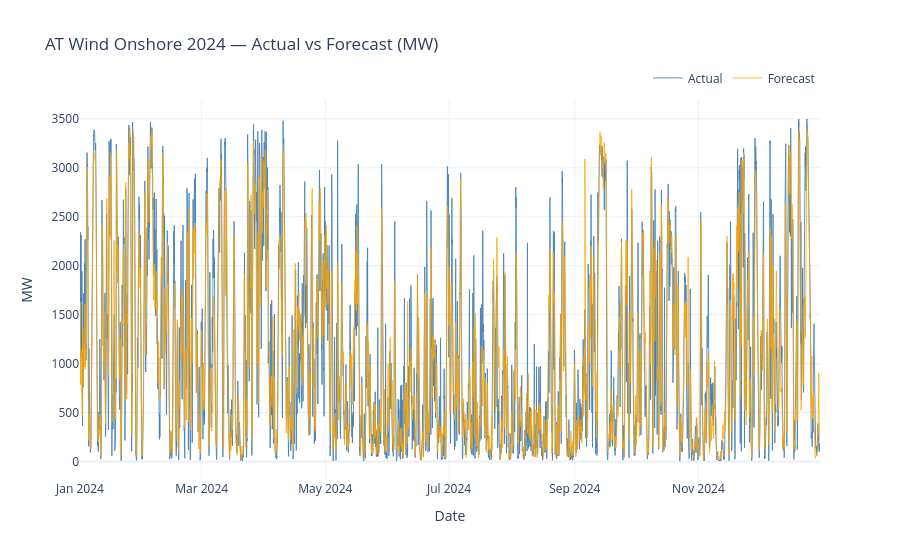

Source (notebook cell):
### Code cell
# --- Chart 1: Full year — actual wind vs forecast overlaid ---
fig = go.Figure()

fig.add_trace(go.Scatter(
    x=df.index, y=df["actual"],
    name="Actual",
    line=dict(color="steelblue", width=1),
    opacity=0.85
))
fig.add_trace(go.Scatter(
    x=df.index, y=df["forecast"],
    name="Forecast",
    line=dict(color="orange", width=1),
    opacity=0.75
))

fig.update_layout(
    title="AT Wind Onshore 2024 — Actual vs Forecast (MW)",
    xaxis_title="Date",
    yaxis_title="MW",
    legend=dict(orientation="h", yanchor="bottom", y=1.02, xanchor="right", x=1),
    hovermode="x unified",
    template="plotly_white"
)
fig.show()

### Figure 1 — Plotly figure (JSON) as saved in the notebook; plotly's stock layout.template omitted (floating-point values rounded to 4 significant figures; data arrays with more than 128 entries replaced by an {"elided": "..."} marker saying what was removed)
{"data": [{"line": {"color": "steelblue", "width": 1}, "name": "Actual", "opacity": 0.85, "type": "scatter", "x": {"elided": "8760 str values"}, "y": {"elided": "8760 float values"}}, {"line": {"color": "orange", "width": 1}, "name": "Forecast", "opacity": 0.75, "type": "scatter", "x": {"elided": "8760 str values"}, "y": {"elided": "8760 float values"}}], "layout": {"hovermode": "x unified", "legend": {"orientation": "h", "x": 1, "xanchor": "right", "y": 1.02, "yanchor": "bottom"}, "title": {"text": "AT Wind Onshore 2024 — Actual vs Forecast (MW)"}, "xaxis": {"title": {"text": "Date"}}, "yaxis": {"title": {"text": "MW"}}}}
